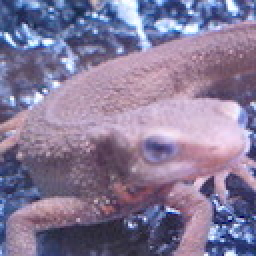
#> input picture assets/imori.jpg, 128 x 128 px (shown 2 times larger)
$ jupyter execute 'Get Designed Color.ipynb'
#> lines starting #> are read from the running program, lines starting #| are printed output that depends on the picture; after the words box and inside, x2 and y2 are one past the last pixel; in counts of white or black regions, pixels touching at a corner belong together
[cell 1]
import cv2
import numpy as np
from matplotlib import pyplot as plt

[cell 2]
img = cv2.imread("../assets/imori.jpg", 1)
#> img is the input picture: shape (128, 128, 3); mean B, G, R 152.8, 121.8, 134.1
hsv = cv2.cvtColor(img, cv2.COLOR_BGR2HSV)
#> hsv: shape (128, 128, 3); mean H, S, V 137.6, 67.6, 156.4

[cell 3]
# Designed range of color
lower_color = np.array([0, 50, 0])
upper_color = np.array([255, 255, 255])

[cell 4]
# Create mask
img_mask = cv2.inRange(hsv, lower_color, upper_color)
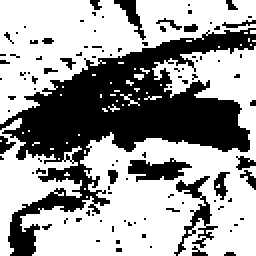
#> img_mask: shape (128, 128) (shown 2 times larger); 62.5% white; 101 black regions (87 under 20 px), largest, box (x1, y1, x2, y2) and area: (0, 14, 128, 128) 4928, (87, 88, 109, 128) 247, (64, 79, 96, 91) 229

[cell 5]
# Get frame and mask
img_color = cv2.bitwise_and(img, img, mask=img_mask)
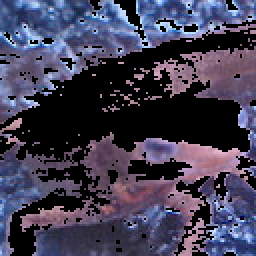
#> img_color: shape (128, 128, 3) (shown 2 times larger); mean B, G, R 84.2, 61.9, 65.6

[cell 6]
plt.imshow(img_color[:,:,::-1])

$ run again, with assets/thorino.jpg copied over assets/imori.jpg
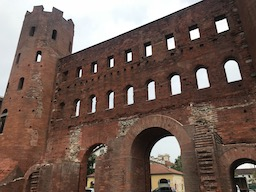
#> input picture assets/thorino.jpg, 256 x 192 px
#> img is the input picture: shape (192, 256, 3); mean B, G, R 85.6, 94.3, 114.5
#> hsv: shape (192, 256, 3); mean H, S, V 24.2, 86.9, 115.5
#> `img_mask = cv2.inRange(hsv, lower_color, upper_color)`:
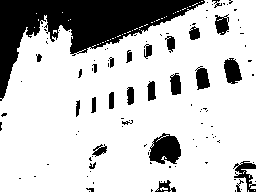
#> img_mask: shape (192, 256); 78.2% white; 104 black regions (77 under 20 px), largest, box (x1, y1, x2, y2) and area: (0, 0, 205, 101) 7288, (149, 133, 181, 164) 700, (224, 58, 242, 84) 330
#> `img_color = cv2.bitwise_and(img, img, mask=img_mask)`:
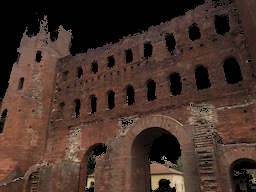
#> img_color: shape (192, 256, 3); mean B, G, R 42.3, 51, 71.3
